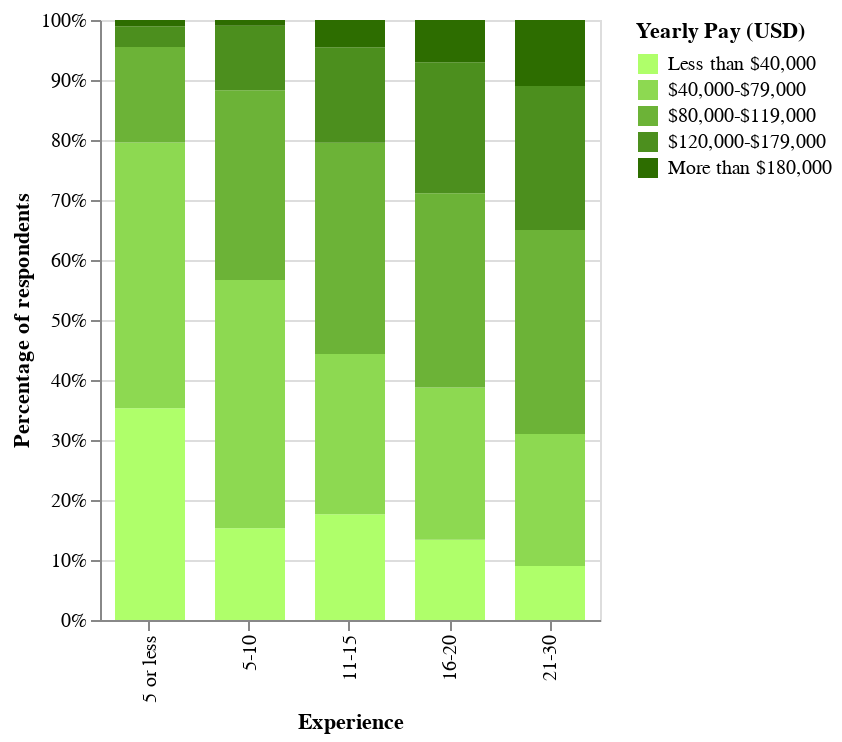

Write notebook code for a chart like this one.
### Markdown cell above
Respondents with more years of professional experience tend to have higher salaries, but how does that trend vary across other factors?

### Code cell
chart

### Figure 1 — Vega-Lite specification as saved in the notebook (floating-point values rounded to 4 significant figures)
{"config": {"view": {"height": 300, "width": 250}, "mark": {"color": "black", "fill": "black"}, "font": "Jost"}, "data": {"name": "data-c9471d2384be9dbc3f6e5766d6e1879e"}, "mark": {"type": "bar", "size": 35}, "encoding": {"color": {"type": "nominal", "field": "Yearly Pay (USD)", "scale": {"domain": ["Less than $40,000", "$40,000-$79,000", "$80,000-$119,000", "$120,000-$179,000", "More than $180,000"], "range": ["#afff6a", "#8dd951", "#6cb337", "#4c8f1e", "#2d6d00"]}, "sort": ["Less than $40,000", "$40,000-$79,000", "$80,000-$119,000", "$120,000-$179,000", "More than $180,000"]}, "order": {"type": "quantitative", "field": "order"}, "tooltip": [{"type": "nominal", "field": "Experience"}, {"type": "nominal", "field": "Yearly Pay (USD)"}, {"type": "quantitative", "aggregate": "sum", "field": "respondents"}, {"type": "quantitative", "field": "Percentage of respondents", "format": ".1%"}], "x": {"type": "nominal", "field": "Experience", "sort": ["5 or less", "5-10", "11-15", "16-20", "21-30"]}, "y": {"type": "quantitative", "aggregate": "sum", "axis": {"format": "%"}, "field": "respondents", "stack": "normalize", "title": "Percentage of respondents"}}, "$schema": "https://vega.github.io/schema/vega-lite/v4.8.1.json", "datasets": {"data-c9471d2384be9dbc3f6e5766d6e1879e": [{"Experience": "11-15", "order": 0.0, "Yearly Pay (USD)": "Less than $40,000", "respondents": 31, "Percentage of respondents": 0.1051}, {"Experience": "11-15", "order": 1.0, "Yearly Pay (USD)": "$40,000-$79,000", "respondents": 47, "Percentage of respondents": 0.1593}, {"Experience": "11-15", "order": 2.0, "Yearly Pay (USD)": "$80,000-$119,000", "respondents": 62, "Percentage of respondents": 0.2102}, {"Experience": "11-15", "order": 3.0, "Yearly Pay (USD)": "$120,000-$179,000", "respondents": 28, "Percentage of respondents": 0.09492}, {"Experience": "11-15", "order": 4.0, "Yearly Pay (USD)": "More than $180,000", "respondents": 8, "Percentage of respondents": 0.02712}, {"Experience": "16-20", "order": 0.0, "Yearly Pay (USD)": "Less than $40,000", "respondents": 19, "Percentage of respondents": 0.09453}, {"Experience": "16-20", "order": 1.0, "Yearly Pay (USD)": "$40,000-$79,000", "respondents": 36, "Percentage of respondents": 0.1791}, {"Experience": "16-20", "order": 2.0, "Yearly Pay (USD)": "$80,000-$119,000", "respondents": 46, "Percentage of respondents": 0.2289}, {"Experience": "16-20", "order": 3.0, "Yearly Pay (USD)": "$120,000-$179,000", "respondents": 31, "Percentage of respondents": 0.1542}, {"Experience": "16-20", "order": 4.0, "Yearly Pay (USD)": "More than $180,000", "respondents": 10, "Percentage of respondents": 0.04975}, {"Experience": "21-30", "order": 0.0, "Yearly Pay (USD)": "Less than $40,000", "respondents": 9, "Percentage of respondents": 0.05769}, {"Experience": "21-30", "order": 1.0, "Yearly Pay (USD)": "$40,000-$79,000", "respondents": 22, "Percentage of respondents": 0.141}, {"Experience": "21-30", "order": 2.0, "Yearly Pay (USD)": "$80,000-$119,000", "respondents": 34, "Percentage of respondents": 0.2179}, {"Experience": "21-30", "order": 3.0, "Yearly Pay (USD)": "$120,000-$179,000", "respondents": 24, "Percentage of respondents": 0.1538}, {"Experience": "21-30", "order": 4.0, "Yearly Pay (USD)": "More than $180,000", "respondents": 11, "Percentage of respondents": 0.07051}, {"Experience": "5 or less", "order": 0.0, "Yearly Pay (USD)": "Less than $40,000", "respondents": 102, "Percentage of respondents": 0.1818}, {"Experience": "5 or less", "order": 1.0, "Yearly Pay (USD)": "$40,000-$79,000", "respondents": 128, "Percentage of respondents": 0.2282}, {"Experience": "5 or less", "order": 2.0, "Yearly Pay (USD)": "$80,000-$119,000", "respondents": 46, "Percentage of respondents": 0.082}, {"Experience": "5 or less", "order": 3.0, "Yearly Pay (USD)": "$120,000-$179,000", "respondents": 10, "Percentage of respondents": 0.01783}, {"Experience": "5 or less", "order": 4.0, "Yearly Pay (USD)": "More than $180,000", "respondents": 3, "Percentage of respondents": 0.005348}, {"Experience": "5-10", "order": 0.0, "Yearly Pay (USD)": "Less than $40,000", "respondents": 47, "Percentage of respondents": 0.09979}, {"Experience": "5-10", "order": 1.0, "Yearly Pay (USD)": "$40,000-$79,000", "respondents": 127, "Percentage of respondents": 0.2696}, {"Experience": "5-10", "order": 2.0, "Yearly Pay (USD)": "$80,000-$119,000", "respondents": 97, "Percentage of respondents": 0.2059}, {"Experience": "5-10", "order": 3.0, "Yearly Pay (USD)": "$120,000-$179,000", "respondents": 33, "Percentage of respondents": 0.07006}, {"Experience": "5-10", "order": 4.0, "Yearly Pay (USD)": "More than $180,000", "respondents": 3, "Percentage of respondents": 0.006369}]}}
